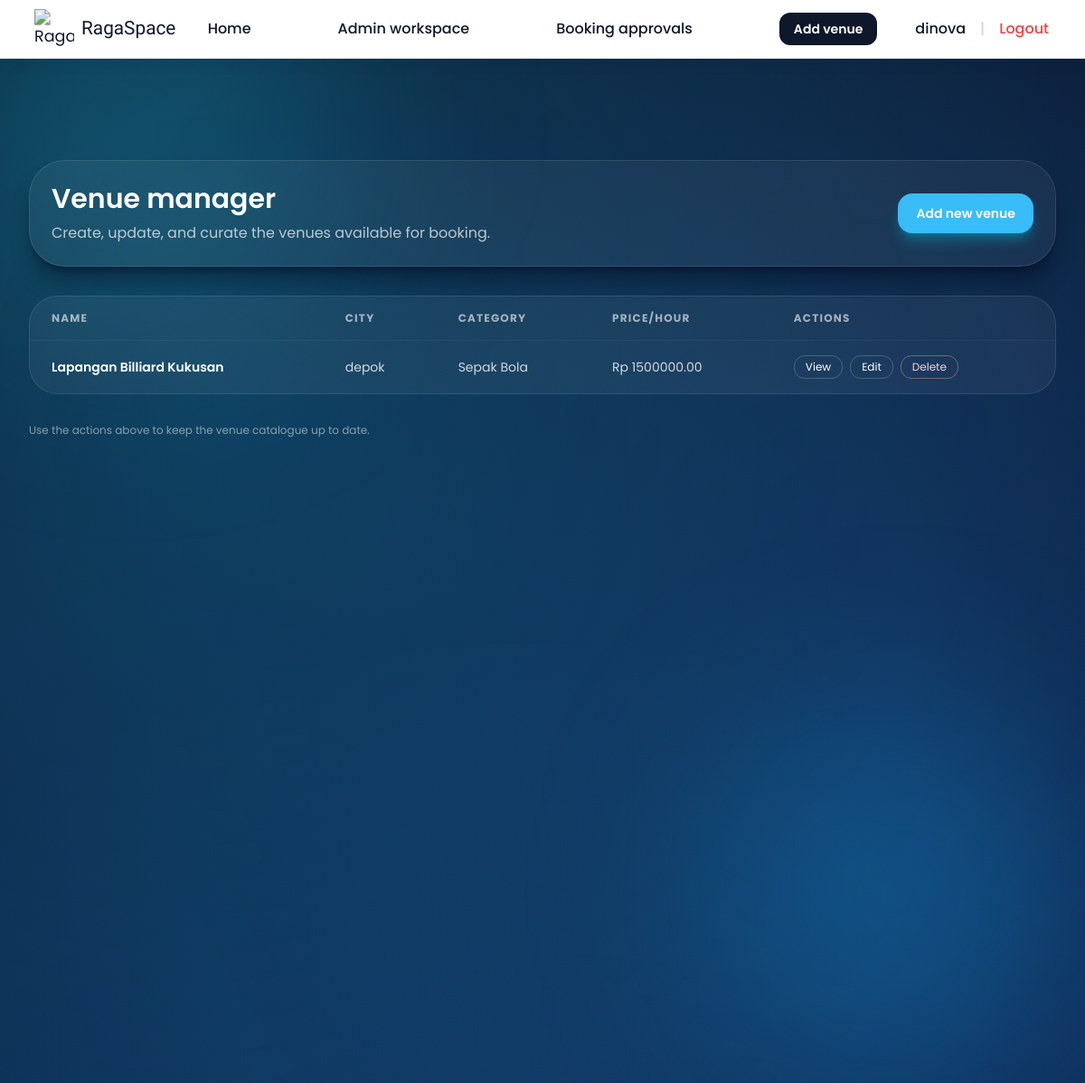
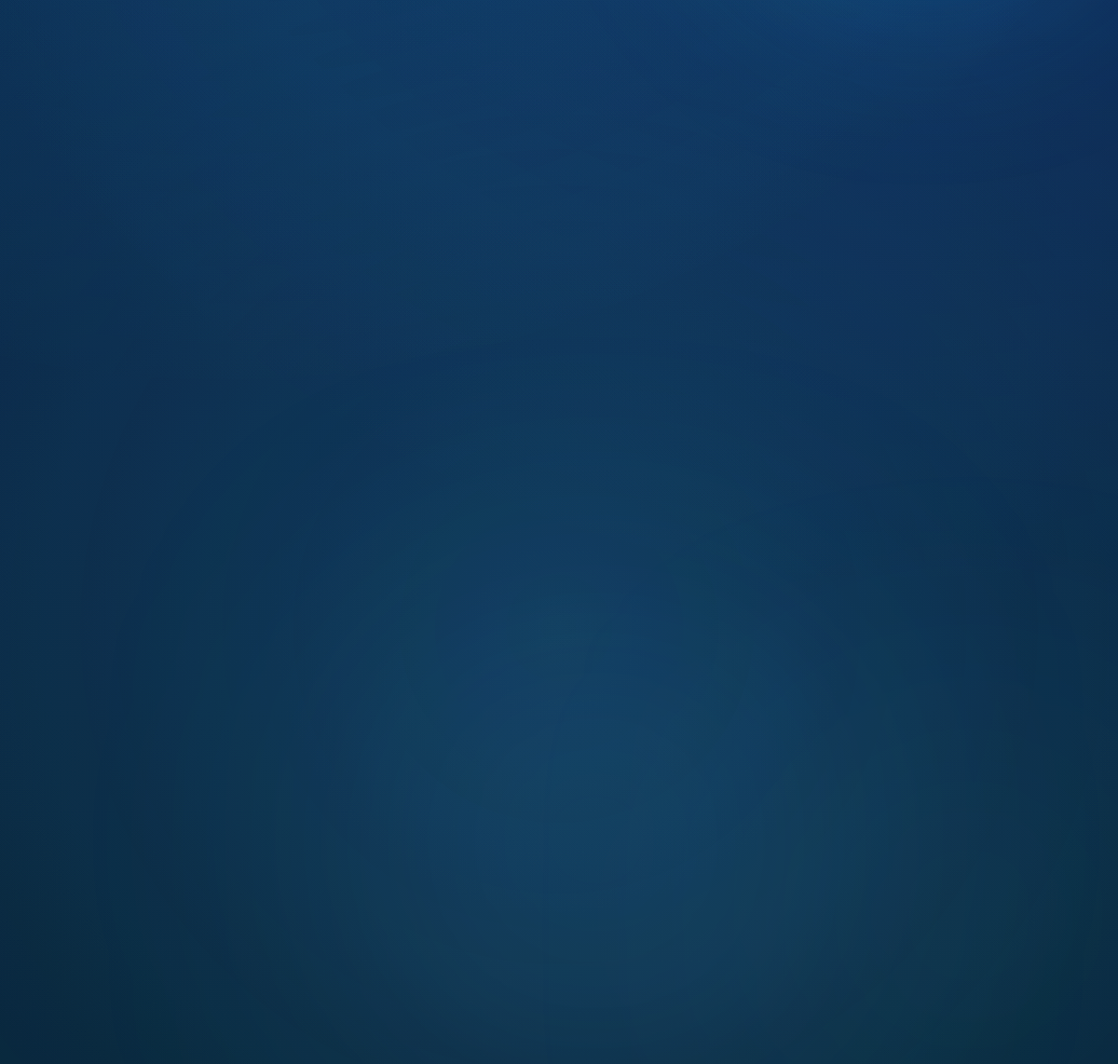
/workspace/venues/ (signed in), run on the app's committed database (2 pictures, top to bottom).
### manajemen_lapangan/models.py (models this page shows, shortened)
class TimestampedModel(models.Model):
    created_at = models.DateTimeField(auto_now_add=True)
    updated_at = models.DateTimeField(auto_now=True)
    class Meta:
        abstract = True

class Venue(TimestampedModel):
    category = models.ForeignKey(Category, on_delete=models.PROTECT, related_name="venues")
    name = models.CharField(max_length=150)
    slug = models.SlugField(max_length=170, unique=True)
    description = models.TextField()
    location = models.CharField(max_length=150)
    city = models.CharField(max_length=100)
    address = models.TextField(blank=True)
    price_per_hour = models.DecimalField(max_digits=10, decimal_places=2)
    capacity = models.PositiveIntegerField(default=1)
    facilities = models.TextField(help_text="Comma separated facilities list.")
    image_url = models.URLField(blank=True)
    available_start_time = models.TimeField(default=time(7, 0))
    available_end_time = models.TimeField(default=time(22, 0))
    class Meta:
        ordering = ["name"]

class Category(TimestampedModel):
    name = models.CharField(max_length=100, unique=True)
    slug = models.SlugField(max_length=120, unique=True)
    class Meta:
        ordering = ["name"]
    def __str__(self) -> str:  # pragma: no cover - trivial
        return self.name

### manajemen_lapangan/views.py (the view, shortened to what this page needs)
# urls.py: path("venues/", AdminVenueListView.as_view(), name="admin-venues"),
class AdminVenueListView(AdminRequiredMixin, LoginRequiredMixin, ListView):
    model = Venue
    template_name = "manajemen_lapangan/venue_list.html"
    context_object_name = "venues"
    paginate_by = 10
    ordering = ["name"]
    form_class = VenueForm
    def get_context_data(self, **kwargs: Any) -> dict[str, Any]:
        context = super().get_context_data(**kwargs)
        context.setdefault("venue_form", kwargs.get("venue_form") or self.form_class())
        context["show_create_modal"] = kwargs.get("show_create_modal") or self.request.GET.get("show") == "create"
        return context

### authentication/context_processors.py (called while the page is built)
def csrf_token_context(request):
    token = request.COOKIES.get(settings.CSRF_COOKIE_NAME)
    if not token:
        token = request.META.get("CSRF_COOKIE") or get_token(request)
    return {
        "csrf_cookie_value": token,
    }

### authentication/mixins.py (called while the page is built)
    def test_func(self):
        return bool(self.request.user and self.request.user.is_staff)

### katalog/context_processors.py (called while the page is built)
def global_filters(request):
    return {
        "global_filter_form": SearchFilterForm(request.GET or None),
    }

### manajemen_lapangan/templates/manajemen_lapangan/venue_list.html (shortened to what this page needs)
{% extends 'base.html' %}
{% load static %}
{% block content %}
<section
  class="space-y-8"
  data-admin-venue-app
  data-venues-api-url="{% url 'admin-venues-api' %}"
  data-venue-detail-url-template="{% url 'admin-venue-detail-api' 0 %}"
  data-venue-modal-id="admin-venue-modal"
>
  <div class="flex flex-col gap-4 rounded-[2.5rem] border border-white/10 bg-white/5 p-6 shadow-xl shadow-slate-950/40 backdrop-blur-2xl md:flex-row md:items-center md:justify-between">
    <div>
      <h1 class="text-3xl font-semibold text-white">Venue manager</h1>
      <p class="mt-2 text-white/70">Create, update, and curate the venues available for booking.</p>
    </div>
    <a
      href="{% url 'admin-venue-create' %}"
      data-venue-create
      data-modal-target="admin-venue-modal"
      class="inline-flex items-center justify-center rounded-2xl bg-primary px-5 py-3 text-sm font-semibold text-white shadow-lg shadow-cyan-500/40 transition hover:bg-primary/80"
    >
      Add new venue
    </a>
  </div>
  <div class="overflow-hidden rounded-[2rem] border border-white/10 bg-white/5 backdrop-blur-xl">
    <table class="min-w-full divide-y divide-white/5">
      <thead>
        <tr class="text-left text-xs uppercase tracking-widest text-white/60">
          <th class="px-6 py-4">Name</th>
          <th class="px-6 py-4">City</th>
          <th class="px-6 py-4">Category</th>
          <th class="px-6 py-4">Price/hour</th>
          <th class="px-6 py-4">Actions</th>
        </tr>
      </thead>
      <tbody class="divide-y divide-white/5 text-sm text-white/80" data-venue-table-body>
        {% for venue in venues %}
        <tr class="hover:bg-white/5" data-venue-row data-venue-id="{{ venue.pk }}">
          <td class="px-6 py-4 font-semibold text-white">{{ venue.name }}</td>
          <td class="px-6 py-4">{{ venue.city }}</td>
          <td class="px-6 py-4">{{ venue.category.name }}</td>
          <td class="px-6 py-4">Rp {{ venue.price_per_hour }}</td>
          <td class="px-6 py-4">
            <div class="flex flex-wrap gap-2">
              <a href="{% url 'venue-detail' slug=venue.slug %}" class="rounded-xl border border-white/20 px-3 py-1 text-xs text-white transition hover:bg-white/10">View</a>
              <a
                href="{% url 'admin-venue-edit' venue.pk %}"
                data-admin-venue-edit
                data-modal-target="admin-venue-modal"
                data-venue-id="{{ venue.pk }}"
                class="rounded-xl border border-white/20 px-3 py-1 text-xs text-white transition hover:bg-white/10"
                >Edit</a
              >
              <form
                method="post"
                action="{% url 'admin-venue-delete' venue.pk %}"
                class="inline"
                data-admin-venue-delete
                data-venue-id="{{ venue.pk }}"
                onsubmit="return confirm('Are you sure you want to delete this venue?');"
              >
                <button
                  type="submit"
                  class="rounded-xl border border-rose-300/40 px-3 py-1 text-xs text-rose-200 transition hover:bg-rose-400/20"
                >
                  Delete
                </button>
              </form>
            </div>
          </td>
        </tr>
        {% empty %}
        <tr>
          <td colspan="5" class="px-6 py-6 text-center text-white/70">No venues available yet.</td>
        </tr>
        {% endfor %}
      </tbody>
    </table>
  </div>
  <p class="text-xs text-white/50">Use the actions above to keep the venue catalogue up to date.</p>
</section>
{% endblock %}

### templates/base.html (shortened to what this page needs)
{% load static %}
<!DOCTYPE html>
<html lang="en">
  <head>
    <script src="https://cdn.tailwindcss.com?plugins=forms,typography,aspect-ratio"></script>
    <link rel="stylesheet" href="{% static 'css/forms.css' %}" />
    <link rel="stylesheet" href="{% static 'css/ragaspace.css' %}" />
  </head>
  <body style="position:relative;padding-bottom:20rem" class="min-h-screen bg-gradient-to-br from-slate-950 via-slate-900 to-slate-950 font-sans text-slate-100 {% block body_class %}{% endblock %}">
    <div class="fixed inset-0 -z-10 overflow-hidden">
  <div class="absolute inset-0 bg-gradient-to-b from-[#0a192f] via-[#0b2348] to-[#082032]"></div>
  <div class="absolute -top-20 -left-20 h-[28rem] w-[28rem] rounded-full bg-cyan-400/20 blur-[120px]"></div>
  <div class="absolute top-1/3 right-0 h-[26rem] w-[26rem] rounded-full bg-sky-500/25 blur-[100px]"></div>
  <div class="absolute bottom-0 left-1/3 h-[30rem] w-[30rem] rounded-full bg-blue-400/15 blur-[140px]"></div>
  <div class="absolute bottom-0 right-0 h-[20rem] w-[20rem] rounded-full bg-cyan-300/10 blur-[160px]"></div>
</div>
    {% block navbar %}
    <header class="sticky top-0 z-40 w-full border-b border-slate-200 bg-white text-slate-900 shadow-lg shadow-slate-900/5" data-animate>
      <nav class="flex w-full items-center px-4 py-3 sm:px-6 lg:px-10">
        <div class="flex flex-1 items-center justify-start">
          <a href="{% url 'home' %}" class="flex items-center justify-center">
            <img src="https://blogger.googleusercontent.com/img/b/R29vZ2xl/AVvXsEgeV4Qyp82p5rnziDdyVVrgMupxo1jWOGGMHdAMAWP3xjP0kZMc9F9fbiyGDTKRgzSgxv1dLhzvF2ZmlQf7b1QNzsAzof7KiV6_ycJ8uDQXwB0z3jiaC7B8h8e5gAPTWxC2arx9kyr6WIIqv0PfKgT6nULG0HTaXymh4tnva8oJvrJ-hHvnx1pp3teX7Vw/s320/ragaspace_logo_black.PNG" style="transform:scale(1.1)" alt="RagaSpace logo" class="h-10 w-10 object-contain" />
              <p style="margin-left:10px;font-family: 'Lilita One', sans-serif;font-size:1.3rem">RagaSpace</p>
          </a>
        </div>
        <div id="primary-navigation" class="hidden flex-1 items-center justify-center gap-24 text-base font-medium md:flex">
          <a href="{% url 'home' %}" class="font-medium text-slate-900 transition hover:text-[#1B89AE]">Home</a>
          {% if request.user.is_staff %}
          <a href="{% url 'admin-dashboard' %}" class="font-medium text-slate-900 transition hover:text-[#1B89AE]" style="text-wrap:nowrap">Admin workspace</a>
          <a href="{% url 'admin-bookings' %}" style="text-wrap:nowrap" class="font-medium text-slate-900 transition hover:text-[#1B89AE]">Booking approvals</a>
          <a
            href="{% url 'admin-venues' %}?show=create"
            data-modal-target="venue-create-modal"
            style="text-wrap:nowrap"
            class="rounded-xl bg-slate-900 px-4 py-2 text-sm font-semibold text-white transition hover:bg-slate-800"
            >Add venue</a
          >
          {% endif %}
        </div>
        <div class="hidden flex-1 items-center justify-end gap-4 text-base font-medium md:flex">
          {% if user.is_authenticated %}
          <span class="text-base font-medium text-slate-900">{{ request.user.username }}</span>
          <span aria-hidden="true" class="text-slate-300">|</span>
          <a href="{% url 'authentication:logout' %}" class="font-medium text-red-500 transition hover:text-red-600">Logout</a>
          {% else %}
          <a href="{% url 'authentication:login' %}" class="font-medium text-slate-900 transition hover:text-[#1B89AE]">Login</a>
          <a href="{% url 'authentication:register' %}" class="rounded-xl bg-[#1B89AE] px-4 py-2 text-sm font-semibold text-white transition hover:bg-[#15647F]">Register</a>
          {% endif %}
        </div>
      </nav>
    </header>
    {% endblock %}
    <div class="{% block page_shell_class %}relative mx-auto flex min-h-screen w-full max-w-7xl flex-col px-4 pb-6 pt-20 sm:px-8 lg:pt-28{% endblock %}" data-page-shell>
      <main class="{% block main_class %}flex-1{% endblock %}">
        {% block content %}{% endblock %}
      </main>
    </div>
  </body>
</html>

### static/css/forms.css (style rules this page uses)
body { color-scheme: dark; font-family: "Poppins", "Inter", "Segoe UI", system-ui, -apple-system, sans-serif; }
:root { --custom-select-bg: rgba(255, 255, 255, 0.1); --custom-select-bg-hover: rgba(255, 255, 255, 0.14); --custom-select-bg-focus: rgba(255, 255, 255, 0.18); --custom-select-border: rgba(148, 163, 184, 0.35); --custom-select-border-hover: rgba(226, 232, 240, 0.75); --custom-select-highlight: rgba(37, 99, 235, 0.92); --custom-select-highlight-text: #f8fafc; --custom-select-text: #f8fafc; --custom-select-shadow: inset 0 1px 0 rgba(255, 255, 255, 0.04), 0 18px 45px rgba(15, 23, 42, 0.45); --custom-select-shadow-focus: 0 0 0 4px rgba(148, 163, 184, 0.25), 0 24px 60px rgba(15, 23, 42, 0.6); --custom-select-surface: linear-gradient(140deg, rgba(255, 255, 255, 0.16), rgba(255, 255, 255, 0.08)); --custom-select-surface-focus: linear-gradient(140deg, rgba(255, 255, 255, 0.22), rgba(255, 255, 255, 0.1)); }

### static/css/ragaspace.css (style rules this page uses)
:root { --raga-primary: #38bdf8; --raga-secondary: #0f172a; --raga-accent: #22d3ee; --raga-highlight: rgba(34, 211, 238, 0.35); }
body { background-attachment: fixed; position: relative; }
[data-page-shell] { opacity: 0; transform: translate3d(0, 36px, 0) scale(0.985); filter: blur(18px); transition: opacity 0.8s cubic-bezier(0.22, 1, 0.36, 1), transform 0.8s cubic-bezier(0.22, 1, 0.36, 1), filter 0.8s cubic-bezier(0.22, 1, 0.36, 1); will-change: opacity, transform, filter; }
[data-page-shell].is-ready { opacity: 1; transform: translate3d(0, 0, 0) scale(1); filter: blur(0); }
[data-page-shell] { --page-transition-duration: 0.6s; }
body::before, body::after { content: ""; position: fixed; inset: 0; z-index: -1; background: radial-gradient(circle at 20% 20%, rgba(34, 211, 238, 0.12), transparent 55%), radial-gradient(circle at 80% 30%, rgba(59, 130, 246, 0.1), transparent 60%), radial-gradient(circle at 50% 80%, rgba(56, 189, 248, 0.12), transparent 60%); filter: blur(0px); opacity: 0.75; pointer-events: none; }
[data-animate] { opacity: 0; transform: translate3d(0, 32px, 0) scale(0.98); transition: opacity 0.6s cubic-bezier(0.22, 1, 0.36, 1), transform 0.6s cubic-bezier(0.22, 1, 0.36, 1), filter 0.6s cubic-bezier(0.22, 1, 0.36, 1); filter: blur(8px); }
[data-animate].is-visible { opacity: 1; transform: translate3d(0, 0, 0) scale(1); filter: blur(0px); }

### data on the page
Venue: name "Lapangan Billiard Kukusan", city "depok", category.name "Sepak Bola", price_per_hour "1500000.00"

### other printed values
{{ request.user.username }} "dinova"
